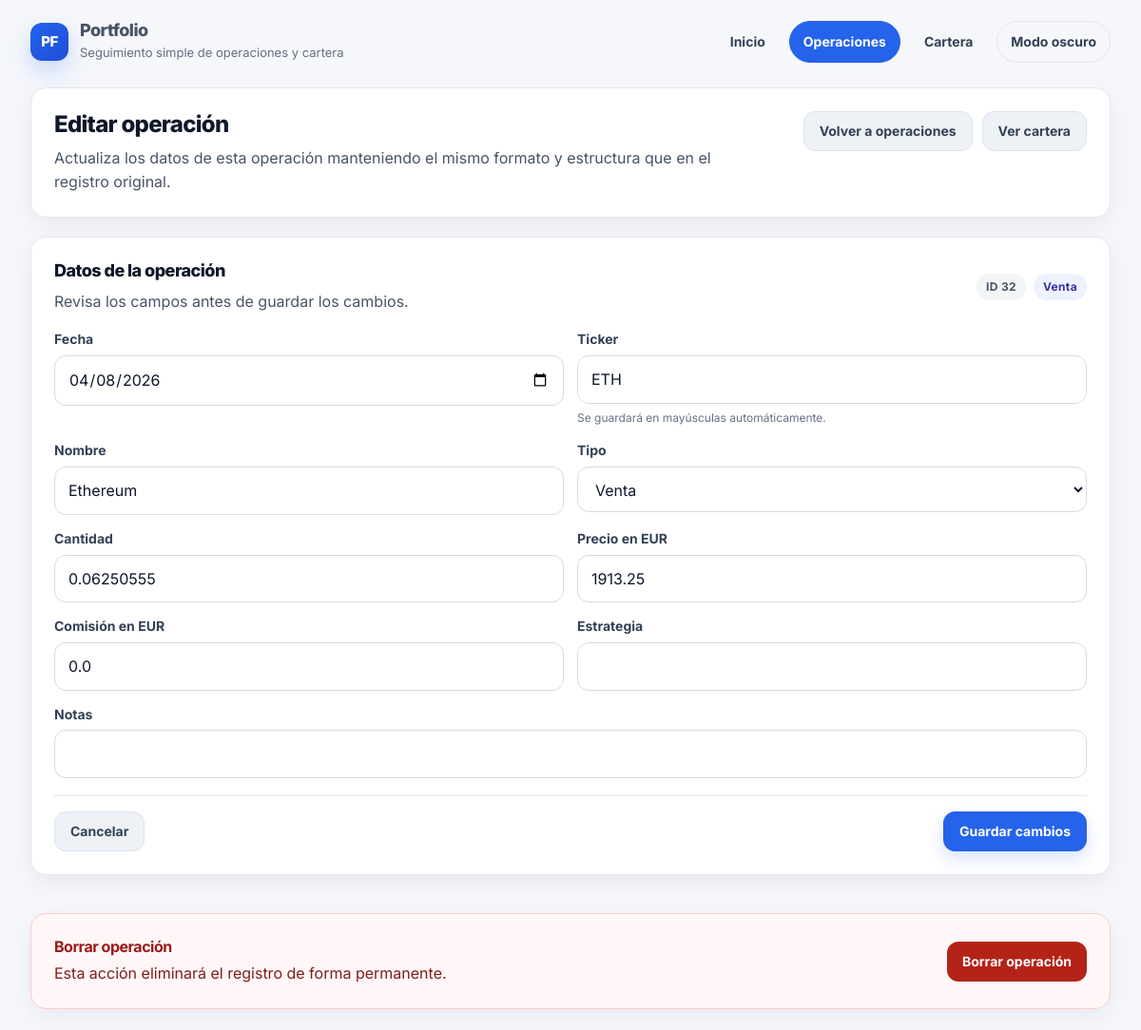
/editar-operacion/32, run on the app's committed database.
### tables this page shows
CREATE TABLE operaciones (
            id INTEGER PRIMARY KEY AUTOINCREMENT,
            fecha TEXT NOT NULL,
            nombre TEXT NOT NULL,
            tipo TEXT NOT NULL,
            cantidad REAL NOT NULL,
            precio_eur REAL NOT NULL,
            comision_eur REAL NOT NULL DEFAULT 0,
            estrategia TEXT,
            notas TEXT
        , ticker TEXT);

### app.py (the view)
@app.route("/editar-operacion/<int:id>")
def editar_operacion(id):
    conn = get_db_connection()
    op = conn.execute("SELECT * FROM operaciones WHERE id = ?", (id,)).fetchone()
    conn.close()
    if op is None:
        return redirect(url_for("operaciones"))
    return render_template("editar_operacion.html", op=op)

### app.py (called while the page is built)
def get_db_connection():
    conn = sqlite3.connect(DB_NAME)
    conn.row_factory = sqlite3.Row  # permite hacer row["campo"] en vez de row[0]
    return conn

### templates/editar_operacion.html (shortened to what this page needs)
{% extends "base.html" %}
{% block content %}
<div class="card">
    <div class="edit-header">
        <div class="edit-header-copy">
            <h1>Editar operación</h1>
            <p>
                Actualiza los datos de esta operación manteniendo el mismo formato y estructura
                que en el registro original.
            </p>
        </div>
        <div class="edit-header-actions">
            <a href="{{ url_for('operaciones') }}" class="btn-link btn-secondary">Volver a operaciones</a>
            <a href="{{ url_for('cartera') }}" class="btn-link btn-secondary">Ver cartera</a>
        </div>
    </div>
</div>
<div class="card">
    <div class="section-head">
        <div>
            <h2>Datos de la operación</h2>
            <p>Revisa los campos antes de guardar los cambios.</p>
        </div>
        <div class="edit-meta">
            <span class="meta-pill meta-pill-muted">ID {{ op["id"] }}</span>
            <span class="meta-pill">{{ op["tipo"] }}</span>
        </div>
    </div>
    <form action="{{ url_for('actualizar_operacion', id=op['id']) }}" method="POST">
        <div class="form-grid">
            <div class="field-group">
                <label for="fecha">Fecha</label>
                <input type="date" id="fecha" name="fecha" value="{{ op['fecha'] }}" required>
            </div>
            <div class="field-group">
                <label for="ticker">Ticker</label>
                <input type="text" id="ticker" name="ticker" value="{{ op['ticker'] or '' }}" placeholder="Ej. BTC, ETH, ORO, PLATA">
                <div class="field-help">Se guardará en mayúsculas automáticamente.</div>
            </div>
            <div class="field-group">
                <label for="nombre">Nombre</label>
                <input type="text" id="nombre" name="nombre" value="{{ op['nombre'] }}" required>
            </div>
            <div class="field-group">
                <label for="tipo">Tipo</label>
                <select id="tipo" name="tipo" required>
                    <option value="Venta" {% if op["tipo"] == "Venta" %}selected{% endif %}>Venta</option>
                </select>
            </div>
            <div class="field-group">
                <label for="cantidad">Cantidad</label>
                <input type="number" step="any" id="cantidad" name="cantidad" value="{{ op['cantidad'] }}" required>
            </div>
            <div class="field-group">
                <label for="precio_eur">Precio en EUR</label>
                <input type="number" step="any" id="precio_eur" name="precio_eur" value="{{ op['precio_eur'] }}" required>
            </div>
            <div class="field-group">
                <label for="comision_eur">Comisión en EUR</label>
                <input type="number" step="any" id="comision_eur" name="comision_eur" value="{{ op['comision_eur'] }}">
            </div>
            <div class="field-group">
                <label for="estrategia">Estrategia</label>
                <input type="text" id="estrategia" name="estrategia" value="{{ op['estrategia'] or '' }}">
            </div>
            <div class="field-group field-full">
                <label for="notas">Notas</label>
                <input type="text" id="notas" name="notas" value="{{ op['notas'] or '' }}">
            </div>
        </div>
        <div class="form-actions">
            <div class="form-actions-left">
                <a href="{{ url_for('operaciones') }}" class="btn-link btn-secondary">Cancelar</a>
            </div>
            <div class="form-actions-right">
                <button type="submit" class="btn-primary">Guardar cambios</button>
            </div>
        </div>
    </form>
</div>
<div class="card danger-zone">
    <div class="danger-box">
        <div class="danger-copy">
            <h3>Borrar operación</h3>
            <p>Esta acción eliminará el registro de forma permanente.</p>
        </div>
        <form action="{{ url_for('borrar_operacion', id=op['id']) }}" method="POST" onsubmit="return confirm('¿Seguro que quieres borrar esta operación?');" style="margin: 0;">
            <button type="submit" class="btn-link btn-danger">Borrar operación</button>
        </form>
    </div>
</div>
{% endblock %}

### templates/base.html (style rules this page uses)
:root { --bg: #f5f7fb; --surface: #ffffff; --surface-soft: #f8fafc; --border: #e5e7eb; --border-strong: #d6dbe4; --text: #0f172a; --muted: #667085; --primary: #2563eb; --primary-hover: #1d4ed8; --primary-soft: #dbeafe; --secondary-bg: #eef2f7; --secondary-text: #334155; --success: #027a48; --success-soft: #ecfdf3; --danger: #b42318; --danger-hover: #912018; --danger-soft: #fef3f2; --shadow: 0 8px 24px rgba(15, 23, 42, 0.06); --radius: 16px; --radius-sm: 10px; --radius-xs: 8px; --container: 1180px; }
* { box-sizing: border-box; }
html { scroll-behavior: smooth; }
body { margin: 0; background: var(--bg); color: var(--text); font-family: "Inter", system-ui, -apple-system, BlinkMacSystemFont, "Segoe UI", sans-serif; font-size: 16px; line-height: 1.55; -webkit-font-smoothing: antialiased; -moz-osx-font-smoothing: grayscale; }
a { color: var(--primary); text-decoration: none; }
.card { background: var(--surface); border: 1px solid var(--border); border-radius: var(--radius); box-shadow: var(--shadow); padding: 24px; }
h1, h2, h3 { margin-top: 0; color: var(--text); letter-spacing: -0.03em; }
h1 { font-size: 24px; line-height: 1.15; font-weight: 800; margin-bottom: 10px; }
h2 { font-size: 18px; line-height: 1.2; font-weight: 800; margin-bottom: 10px; }
h3 { font-size: 16px; line-height: 1.25; font-weight: 700; margin-bottom: 8px; }
p { margin-top: 0; margin-bottom: 12px; color: #475467; }
.btn-primary, .btn-secondary, .btn-link { display: inline-flex; align-items: center; justify-content: center; gap: 8px; min-height: 42px; padding: 0 16px; border-radius: 12px; border: 1px solid transparent; font-family: inherit; font-size: 14px; font-weight: 700; line-height: 1; cursor: pointer; text-decoration: none; transition: 0.2s ease; white-space: nowrap; }
.btn-primary { background: var(--primary); color: white; border-color: var(--primary); box-shadow: 0 8px 18px rgba(37, 99, 235, 0.18); }
.btn-secondary, .btn-link.btn-secondary { background: var(--secondary-bg); color: var(--secondary-text); border-color: #dde3ec; }
.btn-link { text-decoration: none; }
button { font: inherit; }
input, select, textarea { width: 100%; min-height: 44px; border: 1px solid var(--border-strong); border-radius: 12px; padding: 12px 14px; background: #ffffff; color: var(--text); font: inherit; outline: none; transition: border-color 0.2s ease, box-shadow 0.2s ease, background 0.2s ease; }
input::placeholder, textarea::placeholder { color: #98a2b3; }
label { font-size: 14px; font-weight: 700; color: #334155; }
.page-stack > * { min-width: 0; }

### templates/editar_operacion.html (style rules this page uses)
.edit-header { display: flex; justify-content: space-between; align-items: flex-start; gap: 20px; flex-wrap: wrap; }
.edit-header-copy { flex: 1 1 520px; }
.edit-header-copy p { margin-bottom: 0; max-width: 72ch; }
.edit-header-actions { display: flex; gap: 10px; flex-wrap: wrap; align-items: center; }
.section-head { display: flex; justify-content: space-between; align-items: center; gap: 12px; flex-wrap: wrap; margin-bottom: 16px; }
.section-head p { margin-bottom: 0; }
.edit-meta { display: flex; gap: 8px; flex-wrap: wrap; align-items: center; }
.meta-pill { display: inline-flex; align-items: center; padding: 5px 10px; border-radius: 999px; font-size: 12px; font-weight: 700; letter-spacing: 0.03em; background: #eef2ff; color: #3730a3; }
.meta-pill-muted { background: #f3f4f6; color: #4b5563; }
.form-grid { display: grid; grid-template-columns: repeat(2, minmax(0, 1fr)); gap: 14px; }
.field-full { grid-column: 1 / -1; }
.field-group label { display: block; margin-bottom: 6px; }
.field-help { color: var(--muted); font-size: 12px; margin-top: 6px; }
.form-actions { display: flex; justify-content: space-between; align-items: center; gap: 14px; flex-wrap: wrap; margin-top: 18px; padding-top: 16px; border-top: 1px solid var(--border); }
.form-actions-left, .form-actions-right { display: flex; gap: 10px; flex-wrap: wrap; align-items: center; }
.danger-zone { margin-top: 20px; border: 1px solid #fecaca; background: #fff7f7; }
.danger-box { display: flex; justify-content: space-between; align-items: center; gap: 16px; flex-wrap: wrap; }
.danger-copy h3 { color: #991b1b; margin-bottom: 6px; }
.danger-copy p { margin-bottom: 0; color: #7f1d1d; }
.btn-danger { background: var(--danger); color: white; border: none; }

### data on the page
operaciones: id "32", tipo "Venta", fecha "04/08/2026", ticker "ETH", nombre "Ethereum", cantidad "0.06250555", precio_eur "1913.25", comision_eur "0.0"
